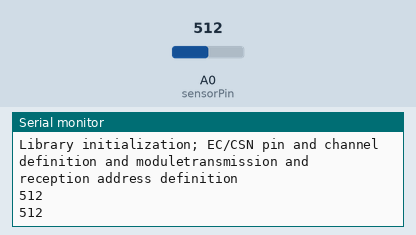
Simulated run of this sketch. Board: Arduino Uno, built with avr-gcc and run on an emulated ATmega328P. Shown: the last lines printed to the serial monitor. The test bench sets the inputs (shaded band); at power-on: A0 (sensorPin) = 512.

Above: at 2.2 s.
2.3 s: A0 (sensorPin) set to 716
At 3.0 s:
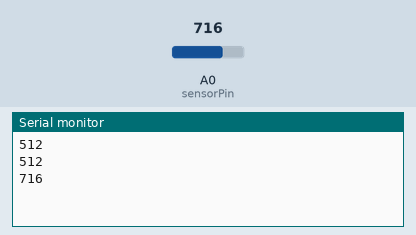
3.8 s: A0 (sensorPin) set to 900
At 4.5 s:
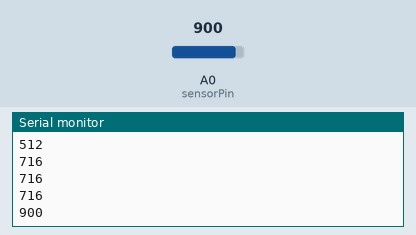
Timing chart, 0 to 6.8 s (numbered marks = the images above; inputs shaded):
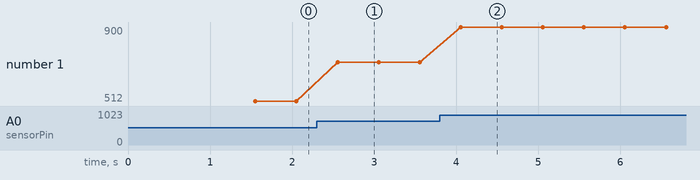

The sketch:

TRANSMITTERSENSORAPI.ino
```cpp
#include <SPI.h>
#include <Mirf.h>
#include <nRF24L01.h>
#include <MirfHardwareSpiDriver.h>
#include <LiquidCrystal_I2C.h>
LiquidCrystal_I2C lcd(0x27, 16, 2);

int sensorPin = A0;
int sensorValue = 0;
void setup() {
  Serial.begin(9600);
  Serial.println("Library initialization; EC/CSN pin and channel definition and moduletransmission and reception address definition");
  delay(1000);
  Mirf.cePin = 8;
  Mirf.csnPin = 9;
  Mirf.spi = &MirfHardwareSpi;
  Mirf.init();
  Mirf.channel = 1;
  Mirf.payload = sizeof(float);
  Mirf.config();
  Mirf.setTADDR((byte *) "nrf02");
  Mirf.setRADDR((byte *) "nrf01");
}
void loop() {
  delay(500);
  sensorValue = analogRead(sensorPin);
  Serial.println(sensorValue);
  if (sensorValue <100) {
  }
  Mirf.send((byte *) & sensorValue);
  while (Mirf.isSending());
}
```

Measured:
- after the input at 2.3 s, the serial monitor: prints a new line after 0.25 s (image 1)
- after the input at 3.8 s, the serial monitor: prints a new line after 0.25 s (image 2)
- plotted number 1: 512 → 716 after the input at 2.3 s, 716 → 900 after the input at 3.8 s
